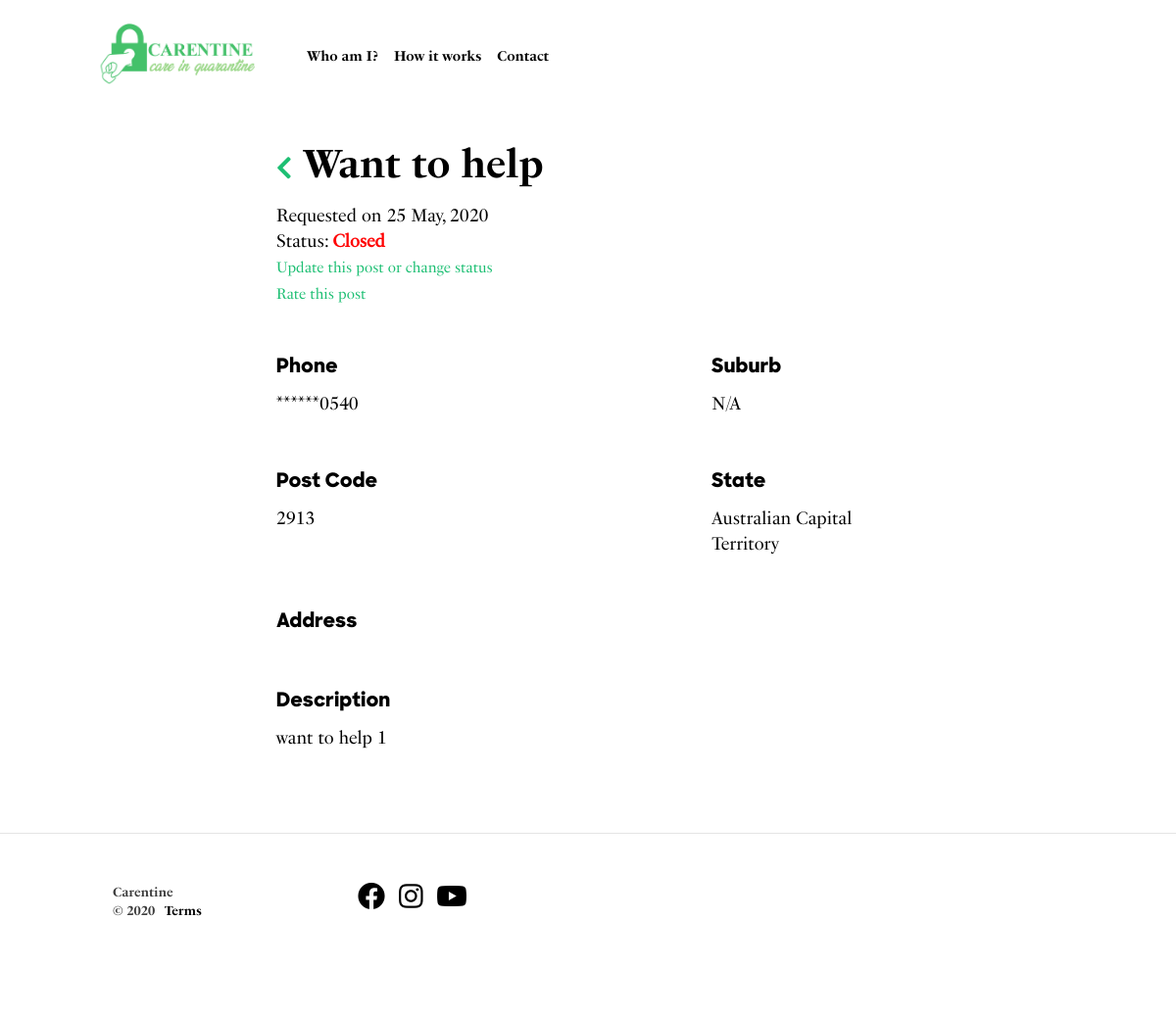
Page /view-request.php?id=37 on the committed database.
### tables this page shows
CREATE TABLE `posts` (
  `id` int(11) NOT NULL,
  `userid` int(11) NOT NULL,
  `user_type` varchar(25) NOT NULL,
  `description` text NOT NULL,
  `address` text NOT NULL,
  `suburb` varchar(255) NOT NULL,
  `postcode` varchar(25) NOT NULL,
  `state` int(11) NOT NULL,
  `emergency` int(11) NOT NULL DEFAULT 0,
  `time` varchar(255) NOT NULL,
  `status` varchar(255) NOT NULL DEFAULT 'open',
  `post_type` varchar(255) NOT NULL,
  `phone` varchar(255) NOT NULL,
  `rated` int(11) NOT NULL DEFAULT 0
);

CREATE TABLE `states` (
  `id` int(11) NOT NULL,
  `name` varchar(255) NOT NULL
);

### view-request.php (the view, shortened to what this page needs)
<?php
include 'db.php';
if(isset($_GET['id'])){
    $id = $_GET['id'];
    $stmt = $sql->prepare("select a.*, b.name as state from posts as a left join states as b on a.state=b.id where a.id=?");
    $stmt->bindParam(1, $id, PDO::PARAM_INT);
    $stmt->execute();
    $row = $stmt->fetch();
}else{
    header("location:index.php");
}
function get_starred($str) {
    return str_repeat('*', 6).substr($str, 6);
}
?>
<!DOCTYPE html>
<html class="js">
<head>
    <link rel="stylesheet" href="https://cdnjs.cloudflare.com/ajax/libs/twitter-bootstrap/3.4.1/css/bootstrap.css">
    <?php include 'includes/head.php'; ?>
</head>
<body class="home page-template-default page page-id-41">
<?php include 'includes/nav.php'; ?>
<div id="container-wrap">
<main>
<div class="topper-posts no-topper"></div>
    <div class="container">
        <div class="row">
            <div class="col-lg-8 col-lg-offset-2">
                <h1><small><a href="#!" onclick="window.history.go(-1); return false;"><i class='fa fa-chevron-left'></i></a></small> <?php if($row['post_type']=='wanthelp'){ echo 'Want help'; }else{ echo 'Want to help'; }  ?></h1>
                <div class="description" style="margin-bottom:50px">
                    <p>Requested on <?php echo date('d M, Y', strtotime($row['time'])); ?>
                       <br> Status:
                        <?php
                            if($row['status']=='closed'){ echo '<span style="color:red"><b>Closed</b></span>'; }
                        ?>
                        <br><span style="color:#1dbf73;cursor:pointer;font-size:15px"><a href="update-post.php?id=<?php echo $row['id']; ?>">Update this post or change status</a></span>
                        <br><span style="color:#1dbf73;cursor:pointer;font-size:15px"><a href="rate-post.php?post-id=<?php echo $row['id']; ?>">Rate this post</a></span>
                    </p>
                </div>
                <div class="row">
                    <div class="col-lg-8">
                        <div class="" style="height:100%;width:100%">
                            <div class="wrapper">
                               <?php if($row['status']!='closed'){ ?>
                                <h5>Phone</h5>
                                <p id="postphone"><?php echo get_starred($row['phone']); ?>
                                <br>
                                <span id='submitnumsmall' data-toggle="modal" data-target="#myModal" style="color:#1dbf73;cursor:pointer"><u>Submit your phone number to see the full number</u></span>
                                </p>
                                <?php }else{ ?>
                                <h5>Phone</h5>
                                <p id="postphone"><?php echo get_starred($row['phone']); ?></p>
                                <?php } ?>
                            </div>
                        </div>
                    </div>
                    <div class="col-lg-4">
                        <div class="single-issue inner-issue" style="height:100%;width:100%">
                            <div class="wrapper">
                                <h5>Suburb</h5>
                                <p><?php echo empty($row['suburb'])?'N/A' : $row['suburb']; ?></p>
                            </div>
                        </div>
                    </div>
                </div>
                <div class="row">
                    <div class="col-lg-8">
                        <div class="single-issue inner-issue" style="height:100%;width:100%">
                            <div class="wrapper">
                                <h5>Post Code</h5>
                                <p><?php echo $row['postcode']; ?></p>
                            </div>
                        </div>
                    </div>
                    <div class="col-lg-4">
                        <div class="single-issue inner-issue" style="height:100%;width:100%">
                            <div class="wrapper">
                                <h5>State</h5>
                                <p><?php echo $row['state']; ?></p>
                            </div>
                        </div>
                    </div>
                </div>
                <div class="row">
                    <div class="col-lg-12">
                        <div class="single-issue inner-issue" style="height:100%;width:100%">
                            <div class="wrapper">
                                <h5>Address</h5>
                            </div>
                        </div>
                    </div>
                </div>
                <div class="row">
                    <div class="col-lg-12">
                        <div class="single-issue inner-issue" style="height:100%;width:100%">
                            <div class="wrapper">
                                <h5>Description</h5>
                                <p><?php echo $row['description']; ?></p>
                            </div>
                        </div>
                    </div>
                </div>
            </div>
        </div>
    </div>
</main>
<?php include 'includes/footer.php'; ?>
</div>
</body>
</html>

### view-request.php (style rules this page uses)
.row { margin-bottom: 30px; }
body { padding-right: 0 !important }

### rows in the picture
posts: time "25 May, 2020", phone "******0540", postcode "2913", states.name "Australian Capital Territory", description "want to help 1"
